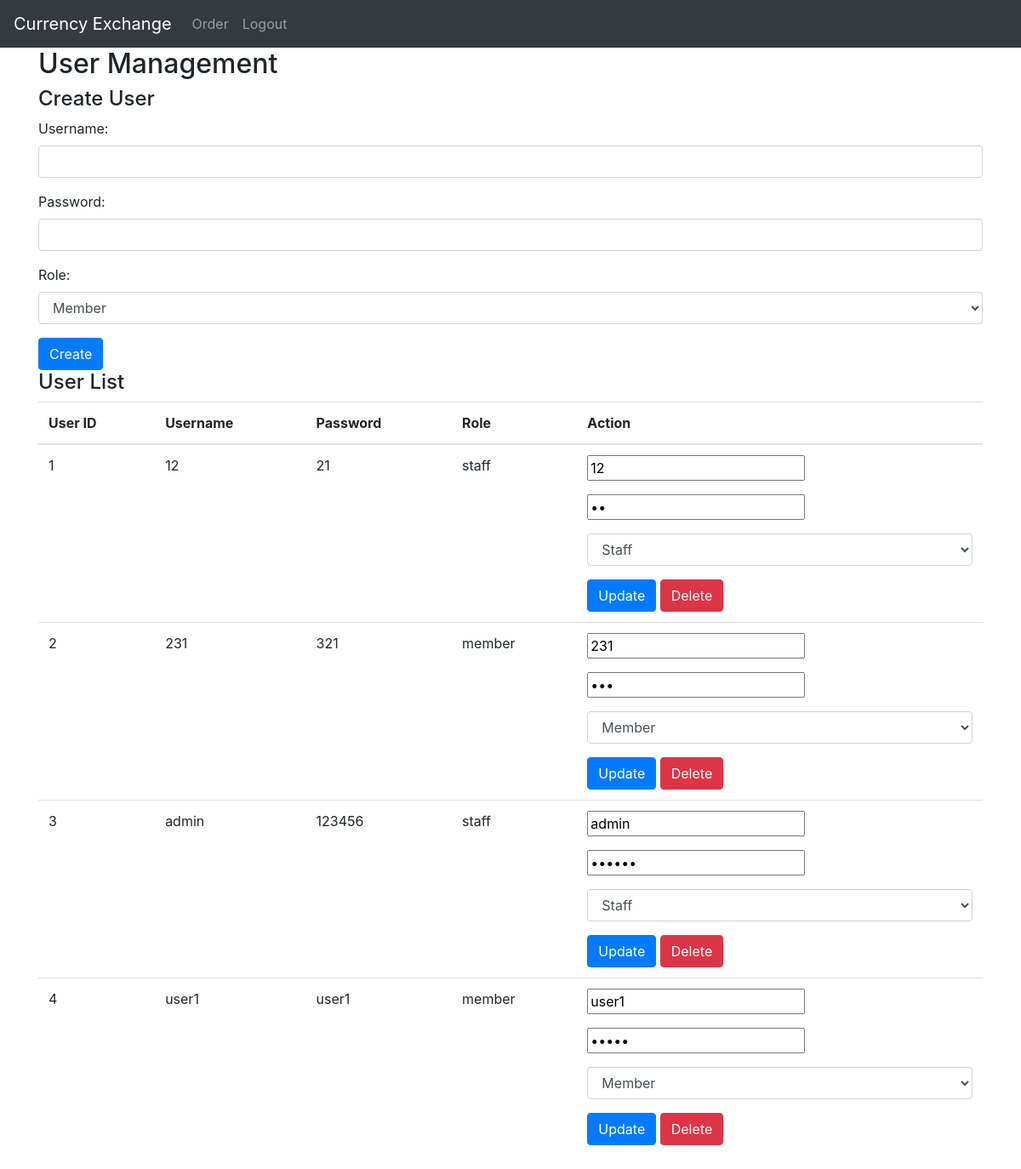
The page /member.php (signed in) on the database its author committed.
### tables this page shows
CREATE TABLE users (
    id INTEGER PRIMARY KEY AUTOINCREMENT,
    username TEXT NOT NULL,
    password TEXT NOT NULL,
    role TEXT DEFAULT 'member'
);

### member.php (the view, shortened to what this page needs)
<?php include("header.php"); ?>
<!DOCTYPE html>
<html>
<head>
  <link rel="stylesheet" href="https://stackpath.bootstrapcdn.com/bootstrap/4.5.2/css/bootstrap.min.css">
</head>
<body>
  <div class="container">
    <h2>User Management</h2>
    <?php
    $db = new SQLite3('database.db');
    $query = "SELECT * FROM users";
    $result = $db->query($query);
    $users = [];
    while ($row = $result->fetchArray(SQLITE3_ASSOC)) {
      $users[] = $row;
    }
    ?>
    <h4>Create User</h4>
    <form method="POST">
      <div class="form-group">
        <label for="user-username">Username:</label>
        <input type="text" class="form-control" id="user-username" name="user-username" required>
      </div>
      <div class="form-group">
        <label for="user-password">Password:</label>
        <input type="password" class="form-control" id="user-password" name="user-password" required>
      </div>
      <div class="form-group">
        <label for="user-role">Role:</label>
        <select class="form-control" id="user-role" name="user-role" required>
          <option value="member">Member</option>
        </select>
      </div>
      <button type="submit" name="create" class="btn btn-primary">Create</button>
    </form>
    <h4>User List</h4>
    <table class="table">
      <thead>
        <tr>
          <th>User ID</th>
          <th>Username</th>
          <th>Password</th>
          <th>Role</th>
          <th>Action</th>
        </tr>
      </thead>
      <tbody>
        <?php foreach ($users as $user) { ?>
          <tr>
            <td><?php echo $user['id']; ?></td>
            <td><?php echo $user['username']; ?></td>
            <td><?php echo $user['password']; ?></td>
            <td><?php echo $user['role']; ?></td>
            <td>
              <form method="POST">
                <div class="form-group">
                  <input type="text" name="user-username" value="<?php echo $user['username']; ?>" required>
                </div>
                <div class="form-group">
                  <input type="password" name="user-password" value="<?php echo $user['password']; ?>" required>
                </div>
                <div class="form-group">
                  <select class="form-control" name="user-role" required>
                    <option value="member" <?php echo $user['role'] === 'member' ? 'selected' : ''; ?>>Member</option>
                    <option value="staff" <?php echo $user['role'] === 'staff' ? 'selected' : ''; ?>>Staff</option>
                  </select>
                </div>
                <button type="submit" name="update"class="btn btn-primary">Update</button>
                <button type="submit" name="delete" class="btn btn-danger">Delete</button>
              </form>
           </td>
          </tr>
        <?php } ?>
      </tbody>
    </table>
  </div>
  <?php include("footer.php"); ?>

### rows shown on the page
users: id "1", username "12", password "21", role "staff", user-username "12", user-role "Staff"
users: id "2", username "231", password "321", role "member", user-username "231", user-role "Member"
users: id "3", username "admin", password "123456", role "staff", user-username "admin", user-role "Staff"
users: id "4", username "user1", password "user1", role "member", user-username "user1", user-role "Member"
